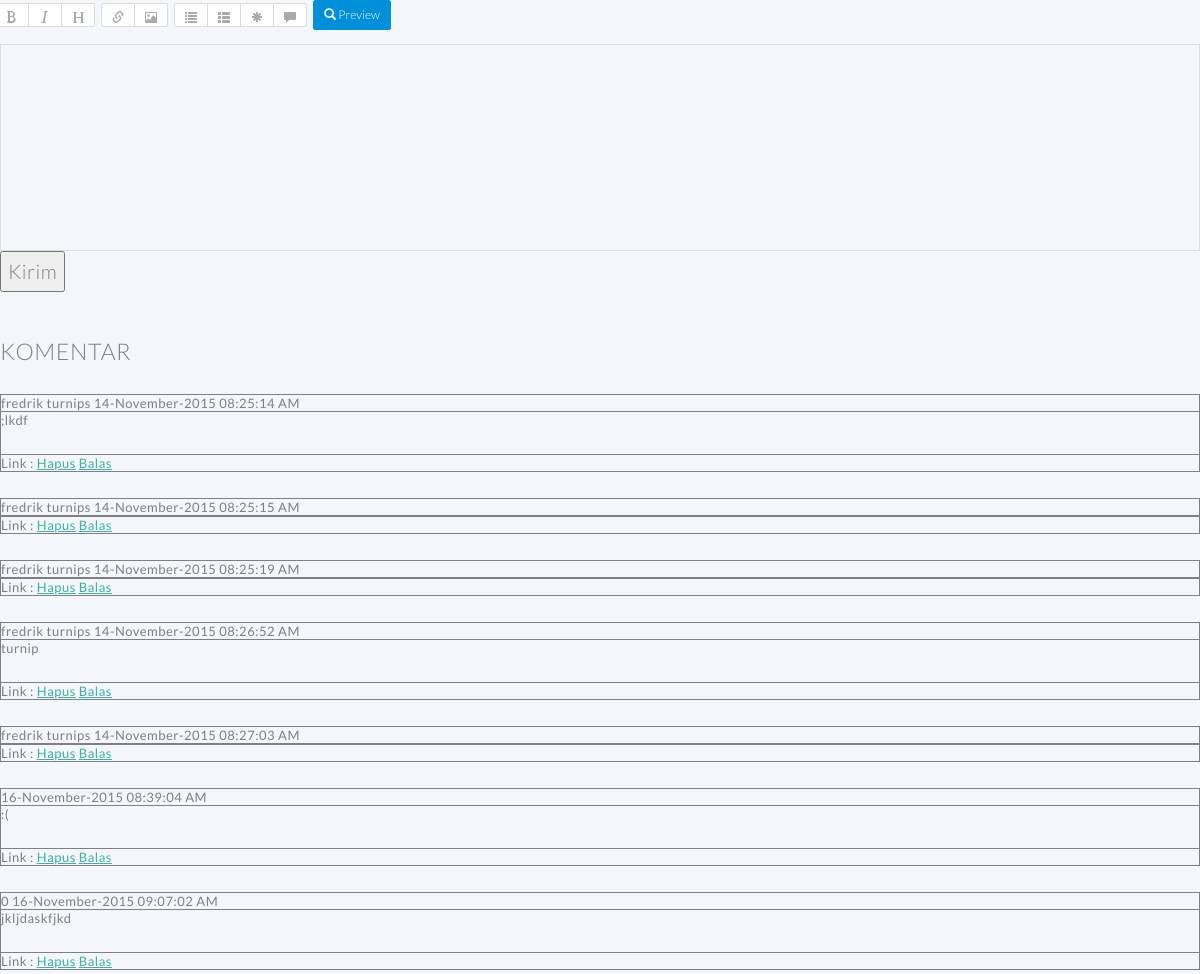
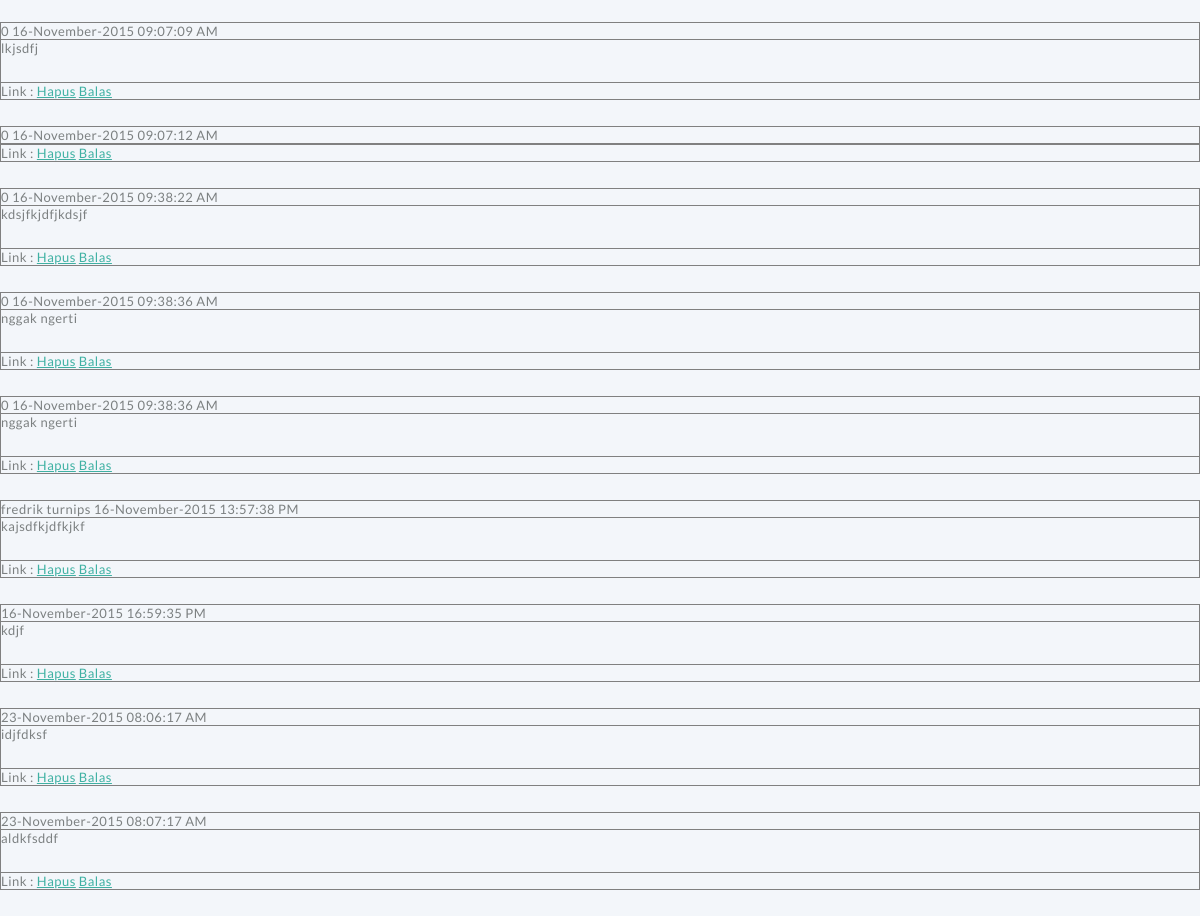
Page /komentar.php on the committed database (2 pictures, top to bottom).
### tables this page shows
CREATE TABLE IF NOT EXISTS `tbkomunikasi` (
  `id_kom` int(11) NOT NULL,
  `tipe` int(1) NOT NULL COMMENT '0=reply, 1=forum, 2=komentar_materi',
  `id_materi` int(11) NOT NULL,
  `id_anggota` int(11) NOT NULL,
  `judul` varchar(64) NOT NULL,
  `waktu` int(11) NOT NULL,
  `isi` text NOT NULL,
  `status` int(1) NOT NULL DEFAULT '0' COMMENT '0=terbuka, 1=tertutup, 2=Dihapus',
  `balasan` text NOT NULL
);

CREATE TABLE IF NOT EXISTS `tbpengguna` (
  `id` int(11) NOT NULL,
  `username` varchar(20) DEFAULT NULL,
  `password` varchar(20) NOT NULL,
  `status` enum('user','Admin') NOT NULL,
  `nama_lengkap` varchar(30) NOT NULL,
  `e_mail` varchar(30) NOT NULL,
  `alamat` varchar(30) NOT NULL
);

### function.php (called while the page is built)
<?php
	class fungsi{
	public function idanggota_to_username($uid){
		$sql ="SELECT * FROM tbpengguna WHERE id ='$uid'";
		$data = mysql_query($sql);
		$parseuser = mysql_fetch_assoc($data);
		return $parseuser;
	}
}
$fungsi = new fungsi();
?>

### komentar.php (the view, shortened to what this page needs)
        <link href="plugin/bootstrap.min.css" type="text/css" rel="stylesheet">
        <link href="plugin/bootstrap-themes.css" type="text/css" rel="stylesheet">
        			<link rel="stylesheet" href="css/style.css" />
<?php
include 'function.php';
include 'plugin/Parsedown.php';
$Parsedown = new Parsedown();
?>
<table width="80%">
<tr>
	<td>
	<?php
		if (!empty($_SESSION['kutipan']))
		{
			$balasan_anggota = $fungsi->idanggota_to_username($datakutipan['id_anggota'])['nama_lengkap'];
			$isi =
			"<blockquote>
			Membalas komentar ". $balasan_anggota.
			"<p>".$_SESSION['kutipan']."</p>".
			"</blockquote>"
			;
		}
		else
		{
			$isi = null;
		}
	?>
<form action="proses.php?id=<?php echo $row['id'] ?> " method="post">
	<textarea data-provide="markdown" name="isikomentar" cols="40"><?php echo $isi; ?>
</textarea>
	<input type="submit" name="kirimkomentar_materi" value="Kirim">
</form>
</tr>
</table>
<h3> Komentar </h3>
<?php
$id_materi = $_GET['id'];
$sql = "select * FROM tbkomunikasi WHERE id_materi= '$id_materi'";
$data = mysql_query($sql);
while ($row = mysql_fetch_assoc($data))
{
	$namauser	= $row['id_anggota'];
	$isi		= $Parsedown -> text ($row['isi']);
?>
<table width="100%" border="1">
  <tr>
    <td><?php echo $fungsi ->idanggota_to_username($namauser)["nama_lengkap"]; ?> <?php echo date('d-F-Y H:i:s A', $row['waktu'])?></td>
  </tr>
  <tr>
    <td><?php echo $isi ?></td>
  </tr>
  <tr>
  	<td>Link : <a href="?id=<?php echo $_GET['id']; ?> &aksi=hapuskomentar&id_kom=<?php echo $row['id_kom']?>"> Hapus</a>
		<a href="?id=<?php echo $_GET['id']; ?> &aksi=balaskomentar&id_kom=<?php echo $row['id_kom']?>"> Balas</a>
	</td>
	</tr>
</table>
<?php
}
?>

### plugin/Parsedown.php (shortened to what this page needs)
<?php
class Parsedown
{
    function text($text)
    {
        $text = str_replace(array("\r\n", "\r"), "\n", $text);
        $text = trim($text, "\n");
        $lines = explode("\n", $text);
        $markup = $this->lines($lines);
        $markup = trim($markup, "\n");
        return $markup;
    }
    protected $breaksEnabled;
    protected $BlockTypes = array(
        '#' => array('Header'),
        '*' => array('Rule', 'List'),
        '+' => array('List'),
        '-' => array('SetextHeader', 'Table', 'Rule', 'List'),
        '0' => array('List'),
        '1' => array('List'),
        '2' => array('List'),
        '3' => array('List'),
        '4' => array('List'),
        '5' => array('List'),
        '6' => array('List'),
        '7' => array('List'),
        '8' => array('List'),
        '9' => array('List'),
        ':' => array('Table'),
        '<' => array('Comment', 'Markup'),
        '=' => array('SetextHeader'),
        '>' => array('Quote'),
        '[' => array('Reference'),
        '_' => array('Rule'),
        '`' => array('FencedCode'),
        '|' => array('Table'),
        '~' => array('FencedCode'),
    );
    protected $unmarkedBlockTypes = array(
        'Code',
    );
    private function lines(array $lines)
    {
        $CurrentBlock = null;
        foreach ($lines as $line)
        {
            if (chop($line) === '')
            {
                continue;
            }
            $indent = 0;
            $text = $indent > 0 ? substr($line, $indent) : $line;
            $Line = array('body' => $line, 'indent' => $indent, 'text' => $text);
            $marker = $text[0];
            $blockTypes = $this->unmarkedBlockTypes;
            if (isset($this->BlockTypes[$marker]))
            {
                foreach ($this->BlockTypes[$marker] as $blockType)
                {
                    $blockTypes []= $blockType;
                }
            }
            if (isset($CurrentBlock) and ! isset($CurrentBlock['type']) and ! isset($CurrentBlock['interrupted']))
            {
                $CurrentBlock['element']['text'] .= "\n".$text;
            }
            else
            {
                $Blocks []= $CurrentBlock;
                $CurrentBlock = $this->paragraph($Line);
                $CurrentBlock['identified'] = true;
            }
        }
        $Blocks []= $CurrentBlock;
        unset($Blocks[0]);
        $markup = '';
        foreach ($Blocks as $Block)
        {
            $markup .= "\n";
            $markup .= isset($Block['markup']) ? $Block['markup'] : $this->element($Block['element']);
        }
        $markup .= "\n";
        return $markup;
    }
    protected function paragraph($Line)
    {
        $Block = array(
            'element' => array(
                'name' => 'p',
                'text' => $Line['text'],
                'handler' => 'line',
            ),
        );
        return $Block;
    }
    protected $InlineTypes = array(
        '"' => array('SpecialCharacter'),
        '!' => array('Image'),
        '&' => array('SpecialCharacter'),
        '*' => array('Emphasis'),
        ':' => array('Url'),
        '<' => array('UrlTag', 'EmailTag', 'Markup', 'SpecialCharacter'),
        '>' => array('SpecialCharacter'),
        '[' => array('Link'),
        '_' => array('Emphasis'),
        '`' => array('Code'),
        '~' => array('Strikethrough'),
        '\\' => array('EscapeSequence'),
    );
    protected $inlineMarkerList = '!"*_&[:<>`~\\';
    public function line($text)
    {
        $markup = '';
        while ($excerpt = strpbrk($text, $this->inlineMarkerList))
        {
            $marker = $excerpt[0];
            $markerPosition = strpos($text, $marker);
            $Excerpt = array('text' => $excerpt, 'context' => $text);
            foreach ($this->InlineTypes[$marker] as $inlineType)
            {
                $Inline = $this->{'inline'.$inlineType}($Excerpt);
                if ( ! isset($Inline))
                {
                    continue;
                }
                $unmarkedText = substr($text, 0, $Inline['position']);
                $markup .= $this->unmarkedText($unmarkedText);
                $markup .= isset($Inline['markup']) ? $Inline['markup'] : $this->element($Inline['element']);
                $text = substr($text, $Inline['position'] + $Inline['extent']);
                continue 2;
            }
            $unmarkedText = substr($text, 0, $markerPosition + 1);
            $markup .= $this->unmarkedText($unmarkedText);
            $text = substr($text, $markerPosition + 1);
        }
        $markup .= $this->unmarkedText($text);
        return $markup;
    }
    protected function unmarkedText($text)
    {
        if ($this->breaksEnabled)
        {
            $text = preg_replace('/[ ]*\n/', "<br />\n", $text);
        }
        else
        {
            $text = preg_replace('/(?:[ ][ ]+|[ ]*\\\\)\n/', "<br />\n", $text);
            $text = str_replace(" \n", "\n", $text);
        }
        return $text;
    }
    protected function element(array $Element)
    {
        $markup = '<'.$Element['name'];
        if (isset($Element['text']))
        {
            $markup .= '>';
            if (isset($Element['handler']))
            {
                $markup .= $this->{$Element['handler']}($Element['text']);
            }
            else
            {
                $markup .= $Element['text'];
            }
            $markup .= '</'.$Element['name'].'>';
        }
        else
        {
            $markup .= ' />';
        }
        return $markup;
    }
}

### css/style.css (style rules this page uses)
body, input, select, textarea { color: #7c8081; font-family: 'Lato', sans-serif; font-size: 15pt; font-weight: 300; letter-spacing: 0.025em; line-height: 1.75em; }
a { color: #3fb1a3; text-decoration: underline; }
p, ul, ol, dl, table, blockquote { margin: 0 0 2em 0; }
h1, h2, h3, h4, h5, h6 { color: inherit; font-weight: 300; line-height: 1.75em; margin-bottom: 1em; text-transform: uppercase; }
h3 { font-size: 1.15em; letter-spacing: 0.025em; }
input[type="text"], input[type="password"], input[type="email"], textarea { -moz-transition: background-color 0.2s ease-in-out, border-color 0.2s ease-in-out; -webkit-transition: background-color 0.2s ease-in-out, border-color 0.2s ease-in-out; -o-transition: background-color 0.2s ease-in-out, border-color 0.2s ease-in-out; -ms-transition: background-color 0.2s ease-in-out, border-color 0.2s ease-in-out; transition: background-color 0.2s ease-in-out, border-color 0.2s ease-in-out; -moz-appearance: none; -webkit-appearance: none; -o-appearance: none; -ms-appearance: none; appearance: none; background: none; border: solid 1px rgba(124, 128, 129, 0.2); color: inherit; display: block; padding: 0.75em; text-decoration: none; width: 100%; outline: 0; }
table { width: 100%; }

### rows in the picture
tbkomunikasi: id_anggota.nama_lengkap "fredrik turnips", waktu "14-November-2015 08:25:14 AM", text ";lkdf"
tbkomunikasi: id_anggota.nama_lengkap "fredrik turnips", waktu "14-November-2015 08:25:15 AM"
tbkomunikasi: id_anggota.nama_lengkap "fredrik turnips", waktu "14-November-2015 08:25:19 AM"
tbkomunikasi: id_anggota.nama_lengkap "fredrik turnips", waktu "14-November-2015 08:26:52 AM", text "turnip"
tbkomunikasi: id_anggota.nama_lengkap "fredrik turnips", waktu "14-November-2015 08:27:03 AM"
tbkomunikasi: waktu "16-November-2015 08:39:04 AM", text ": ("
tbkomunikasi: id_anggota.nama_lengkap "0", waktu "16-November-2015 09:07:02 AM", text "jkljdaskfjkd"
tbkomunikasi: id_anggota.nama_lengkap "0", waktu "16-November-2015 09:07:09 AM", text "lkjsdfj"
tbkomunikasi: id_anggota.nama_lengkap "0", waktu "16-November-2015 09:07:12 AM"
tbkomunikasi: id_anggota.nama_lengkap "0", waktu "16-November-2015 09:38:22 AM", text "kdsjfkjdfjkdsjf"
tbkomunikasi: id_anggota.nama_lengkap "0", waktu "16-November-2015 09:38:36 AM", text "nggak ngerti"
tbkomunikasi: id_anggota.nama_lengkap "0", waktu "16-November-2015 09:38:36 AM", text "nggak ngerti"
tbkomunikasi: id_anggota.nama_lengkap "fredrik turnips", waktu "16-November-2015 13:57:38 PM", text "kajsdfkjdfkjkf"
tbkomunikasi: waktu "16-November-2015 16:59:35 PM", text "kdjf"
tbkomunikasi: waktu "23-November-2015 08:06:17 AM", text "idjfdksf"
tbkomunikasi: waktu "23-November-2015 08:07:17 AM", text "aldkfsddf"
